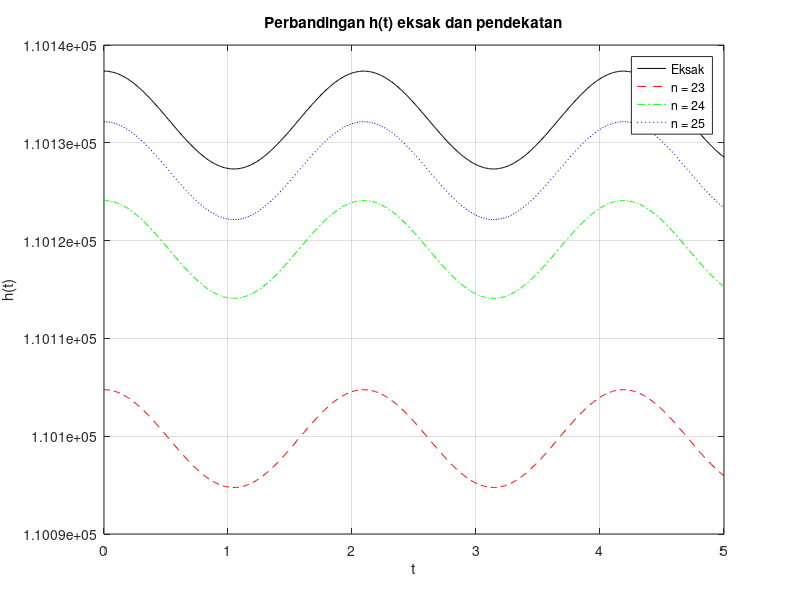

MATLAB code for this plot:
% RESPONSI 1 - KASUS 1 : Galat dan Error Pemotongan
% Gelombang air laut : h = h0*(cos(t*v/lambda) + e^x)
% cos(z) dan e^x didekati dengan deret Maclaurin sebanyak n suku
clc; clear; close all;

% ----- 1. Data / parameter -----
lambda = 12;
v      = 36;
x      = 10;
h0     = 5;
n_list = [23 24 25];        % batas iterasi (jumlah suku deret)
t      = 0:0.01:5;          % rentang waktu 0 <= t <= 5
z      = t*v/lambda;        % sudut pada cos : t*v/lambda
toleransi = 1;              % batas toleransi error (%)

% ----- 2. Perhitungan eksak -----
h_eksak = h0*(cos(z) + exp(x));

% ----- 3. Perhitungan pendekatan (deret Maclaurin) -----
jml = length(n_list);
h_aprx = zeros(jml, length(t));
e_aprx = zeros(jml, 1);
for m = 1:jml
    n = n_list(m);

    cos_aprx = zeros(size(z));      % pendekatan cos(z)
    exp_aprx = 0;                   % pendekatan e^x
    for k = 0:n-1
        cos_aprx = cos_aprx + (-1)^k * z.^(2*k) / factorial(2*k);
        exp_aprx = exp_aprx + x^k / factorial(k);
    end

    h_aprx(m,:) = h0*(cos_aprx + exp_aprx);
    e_aprx(m)   = exp_aprx;
end

% ----- 4. Galat terhadap hasil eksak -----
selisih        = abs(repmat(h_eksak, jml, 1) - h_aprx);
galat_relatif  = selisih ./ repmat(abs(h_eksak), jml, 1) * 100;
rerata_mutlak  = mean(selisih, 2);
rerata_relatif = mean(galat_relatif, 2);

% ----- 5. Menampilkan hasil -----
fprintf('===== KASUS 1 : GELOMBANG AIR LAUT =====\n');
fprintf('lambda = %g, v = %g, x = %g, h0 = %g\n', lambda, v, x, h0);
fprintf('Rentang t : 0 sampai 5 (%d titik, langkah 0.01)\n', length(t));
fprintf('e^x eksak : %.6f\n\n', exp(x));

fprintf('Pendekatan e^x :\n');
fprintf('%-6s%18s%22s\n', 'n', 'e^x pendekatan', '|e^x - pendekatan|');
for m = 1:jml
    fprintf('%-6d%18.6f%22.6f\n', n_list(m), e_aprx(m), ...
            abs(exp(x) - e_aprx(m)));
end

fprintf('\nNilai h(t) pada beberapa titik t :\n');
fprintf('%-6s%16s%16s%16s%16s\n', 't', 'h eksak', 'n = 23', 'n = 24', 'n = 25');
for ts = 0:5
    i = round(ts/0.01) + 1;
    fprintf('%-6g%16.4f%16.4f%16.4f%16.4f\n', t(i), h_eksak(i), ...
            h_aprx(1,i), h_aprx(2,i), h_aprx(3,i));
end

fprintf('\nGalat terhadap hasil eksak :\n');
fprintf('%-6s%22s%22s   %s\n', 'n', 'Rerata galat mutlak', ...
        'Rerata galat relatif', 'Keterangan');
for m = 1:jml
    if rerata_relatif(m) < toleransi
        ket = 'Layak (< 1%)';
    else
        ket = 'Tidak layak';
    end
    fprintf('%-6d%22.6f%21.6f%%   %s\n', n_list(m), rerata_mutlak(m), ...
            rerata_relatif(m), ket);
end

% ----- 6. Tambahan : pengaruh n terhadap rerata galat relatif -----
fprintf('\nPengaruh n terhadap rerata galat relatif :\n');
fprintf('%-6s%22s\n', 'n', 'Rerata galat relatif');
for n = 16:25
    cos_aprx = zeros(size(z));
    exp_aprx = 0;
    for k = 0:n-1
        cos_aprx = cos_aprx + (-1)^k * z.^(2*k) / factorial(2*k);
        exp_aprx = exp_aprx + x^k / factorial(k);
    end
    h_n = h0*(cos_aprx + exp_aprx);
    rel = mean(abs(h_eksak - h_n) ./ abs(h_eksak)) * 100;
    fprintf('%-6d%21.6f%%\n', n, rel);
end

% ----- 7. Grafik -----
% Gambar 1 : keempat fungsi dalam satu plot
figure(1);
plot(t, h_eksak, 'k-', t, h_aprx(1,:), 'r--', ...
     t, h_aprx(2,:), 'g-.', t, h_aprx(3,:), 'b:');
xlabel('t'); ylabel('h(t)');
title('Perbandingan h(t) eksak dan pendekatan');
legend('Eksak', 'n = 23', 'n = 24', 'n = 25');
grid on;
